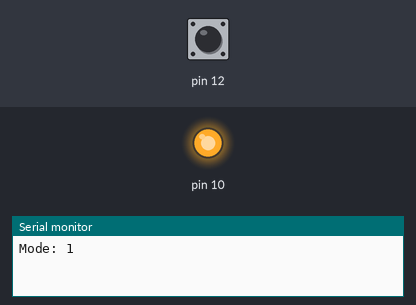
Simulated run of this sketch. Board: Arduino Uno, built with avr-gcc and run on an emulated ATmega328P. On the bench: output pins drawn as LEDs (lit = HIGH), the last lines printed to the serial monitor. Dashed ring = blinking. The test bench sets the inputs (shaded band); at power-on: pin 12 HIGH.

Above: at 1.2 s.
1.3 s: pin 12 pulsed LOW 5 times (0.12 s each, 0.3 s apart)
At 2.9 s:
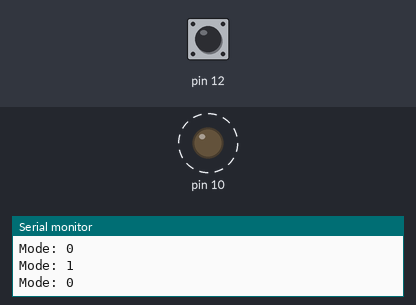
Timing chart, 0 to 4.4 s (numbered marks = the images above; inputs shaded):
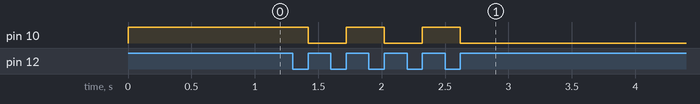

Measured:
- after the input at 1.3 s, pin 10: alternates HIGH for 0.30 s and LOW for 0.30 s, 5 changes in all, then stays LOW, starting after 0.12 s

The sketch:

Mini.ino
```cpp
bool pr, mode,estado;
void setup() {
  // put your setup code here, to run once:
  pinMode(12,INPUT);
  pinMode(10,OUTPUT);
  Serial.begin(9600);
   pr = false;
   mode = false;
  //Serial.print("hmm");
}

void loop() {

  if(digitalRead(12) == LOW){
   pr = false;
  }
  if(digitalRead(12) == HIGH && !pr){
   pr = true;
   mode = !mode;
   Serial.print("Mode: ");
   Serial.println(mode);
  }

  //blink
  estado = mode;

  if (estado){
    digitalWrite(10,HIGH);
  }else{
    digitalWrite(10,LOW);
  }
}
```
